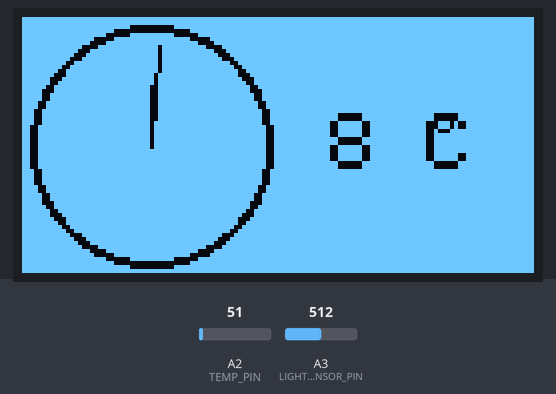
This sketch was run on a simulated Arduino Uno, built with avr-gcc and run on an emulated ATmega328P. Shown: 128×64 one-colour display. The inputs (shaded band) are chosen by the test bench; at power-on: A3 (LIGHT_SENSOR_PIN) = 512, A2 (TEMP_PIN) = 51.

Above: at 1.3 s.
1.4 s: A3 (LIGHT_SENSOR_PIN) set to 716
At 2.0 s:
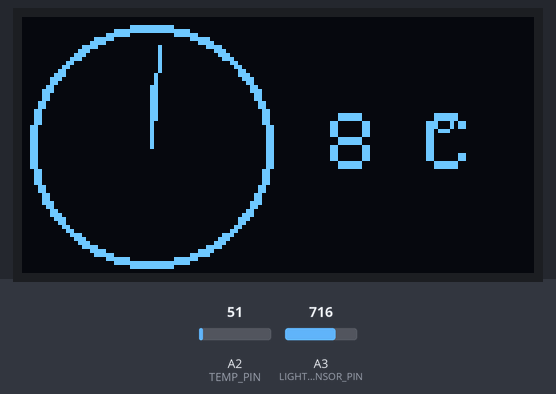
3.6 s: A2 (TEMP_PIN) set to 61
At 5.1 s:
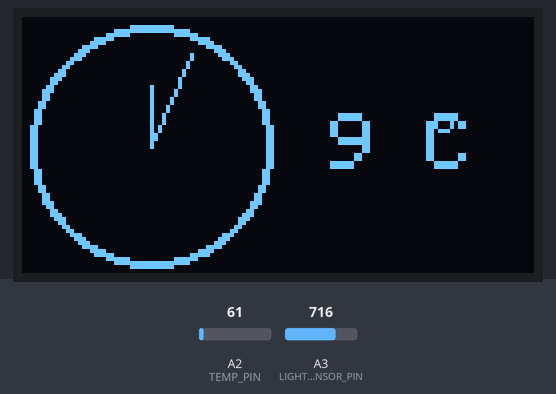
5.8 s: A2 (TEMP_PIN) set to 71
At 7.3 s:
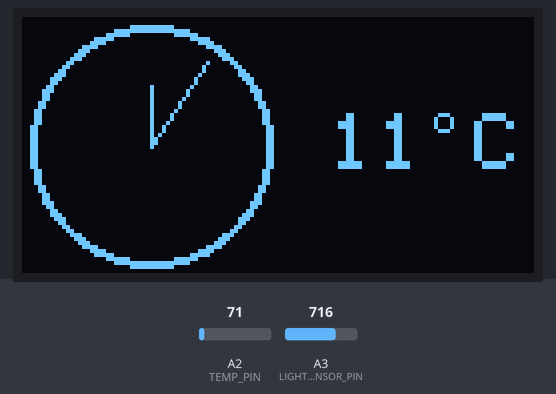
7.9 s: A3 (LIGHT_SENSOR_PIN) set to 511
At 8.5 s:
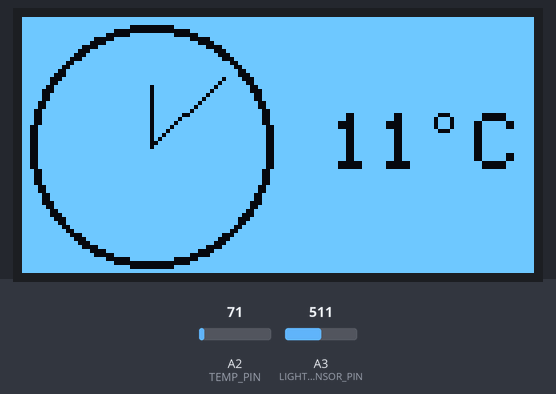
10.6 s: A2 (TEMP_PIN) set to 86
At 12.1 s:
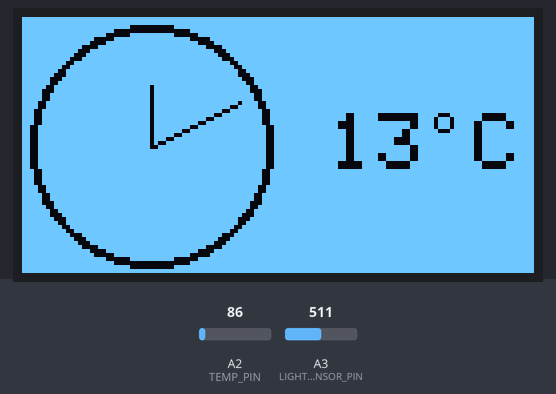
12.7 s: A3 (LIGHT_SENSOR_PIN) set to 900
At 14.0 s:
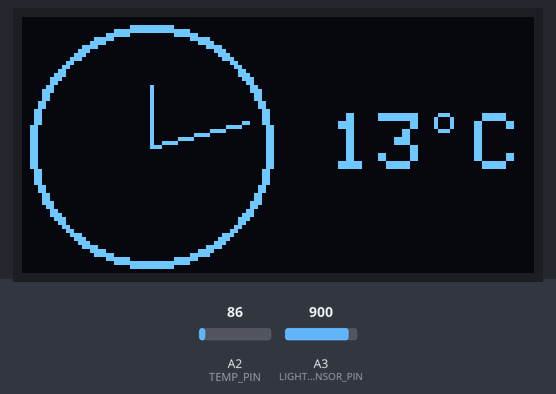
Timing chart, 0 to 15.7 s (numbered marks = the images above; inputs shaded):
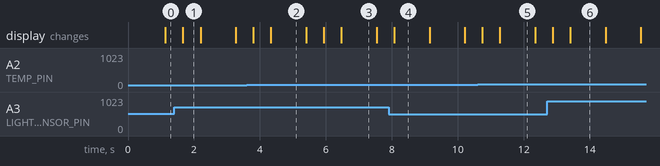

Measured:
- after the input at 1.4 s, the display: changes after 0.26 s (image 1)
- after the input at 12.7 s, the display: first changes after 0.18 s (image 6 shows a later state)
- what the display in image 1 shows lasts 0.5 s, from 1.7 s to 2.2 s
- what the display in image 2 shows lasts 1.1 s, from 4.3 s to 5.4 s

The sketch:

BT_watch.ino
```cpp
#include <Adafruit_SSD1306.h>

// screen

#define PIXEL_WIDTH 128
#define WIDTH_CENTER 64

#define PIXEL_HEIGHT 64
#define HEIGHT_CENTER 32

// hours

#define HOURS_POS_X 32
#define HOURS_POS_Y 32

#define CICLE_OUT_RADIUS 30
#define CICLE_IN_RADIUS 28

#define SECONDS_RADIUS 25
#define MINUTES_RADIUS 15
#define HOURS_RADIUS 10


// temp

#define TEMP_PIN 2
#define TEMP_HEIGHT 24
#define TEMP_WIDTH 77

// oled screen

#define PIN_RESET_OLED -1
#define ADDR_I2C 0x3C

#define TAILLE_POLICE 2

#define COLOR_WHITE SSD1306_WHITE
#define COLOR_BLACK SSD1306_BLACK

#define TIMESTAMP_BUFFER_LENGHT 4

#define DELAY 500

// text message display

#define TEXT_MAX_LENGHT 40

#define TEXT_DISPLAY_DURATION 3000

// light sensor

#define LIGHT_SENSOR_PIN 3

#define LIGHT_SENSIBILITY 716 // 70 * 1024 / 100


#include <SoftwareSerial.h>
#define rxPin 11 // Broche 11 en tant que RX, à raccorder sur TX du HC-05
#define txPin 10 // Broche 10 en tant que TX, à raccorder sur RX du HC-05


// global var

SoftwareSerial mySerial(rxPin, txPin);

Adafruit_SSD1306 ecranOLED(PIXEL_WIDTH, PIXEL_HEIGHT, & Wire, PIN_RESET_OLED);

char message[TEXT_MAX_LENGHT];

unsigned long  start_timestamp = 0;

unsigned short timestamp = 0;

unsigned short printMessageDeltaTime = 0;


// fuction

float fastCos(unsigned char val) {

  float cosArray[16] = {
    0.0, 0.10452846326765346, 0.20791169081775923, 0.30901699437494745, 0.4067366430758004, 0.5000000000000001, 0.5877852522924731, 0.6691306063588582, 0.7431448254773942, 0.8090169943749475, 0.8660254037844387, 0.9135454576426009, 0.9510565162951535, 0.9781476007338057, 0.9945218953682733, 1.0
  }; // calculated float for cos

  if (val <= 15) {
    return cosArray[val];
  }

  if (val <= 30) {
    return cosArray[30 - val];
  }

  if (val <= 45) {
    return -cosArray[val - 30];
  }

  return  -cosArray[60 - val];
}

float fastSin(unsigned char val) {
  return fastCos((val + 15) % 60);
}

void showClockTime(void) {

  unsigned long tmp = millis() / 1000 - start_timestamp + timestamp; // timestamp in seconds

  unsigned char seconds_ch = tmp % 60;
  tmp /= 60;
  unsigned char minutes_ch = (tmp) % 60;
  tmp /= 60;
  unsigned char hours_ch = (tmp) % 24;


  ecranOLED.fillCircle(HOURS_POS_X, HOURS_POS_Y, CICLE_OUT_RADIUS, COLOR_WHITE); // clock circle
  ecranOLED.fillCircle(HOURS_POS_X, HOURS_POS_Y, CICLE_IN_RADIUS, COLOR_BLACK);

  unsigned char x, y; // position x and y

  x = HOURS_POS_X + fastCos(seconds_ch) * SECONDS_RADIUS;
  y = HOURS_POS_Y - fastSin(seconds_ch) * SECONDS_RADIUS;
  ecranOLED.drawLine(HOURS_POS_X, HOURS_POS_Y, x, y, COLOR_WHITE); // draw seconds

  x = HOURS_POS_X + fastCos(minutes_ch) * MINUTES_RADIUS;
  y = HOURS_POS_Y - fastSin(minutes_ch) * MINUTES_RADIUS;
  ecranOLED.drawLine(HOURS_POS_X, HOURS_POS_Y, x, y, COLOR_WHITE); // draw minutes


  hours_ch = (hours_ch % 12) * 5;
  x = HOURS_POS_X + fastCos(hours_ch) * HOURS_RADIUS;
  y = HOURS_POS_Y - fastSin(hours_ch) * HOURS_RADIUS;
  ecranOLED.drawLine(HOURS_POS_X, HOURS_POS_Y, x, y, COLOR_WHITE); // draw hours

}


void update_timestamp(void) {

  if (mySerial.available() > TIMESTAMP_BUFFER_LENGHT) {

  timestamp = 0;
  unsigned short val = 1000;

  for (int i = 0; i < TIMESTAMP_BUFFER_LENGHT; i++) {
     timestamp += val * (mySerial.read() - '0');
     val /= 10;
  }

  timestamp *= 10;
  start_timestamp = (millis() / 1000);
  start_timestamp -= start_timestamp % 60;
  }

}


void getMessage(void) {

  unsigned char letters = mySerial.available() - 1;


  if (letters <= 0) {
    return;
  }

  if (letters > TEXT_MAX_LENGHT) {
    letters = TEXT_MAX_LENGHT;
  }


  for (int i = 0; i < letters; i++) {
    *(message + i) = (char) mySerial.read();
  }

  if (mySerial.available() > 0) {

    for (int i = TEXT_MAX_LENGHT - 3; i < TEXT_MAX_LENGHT; i++) {

      *(message + i) = '.';
    }

    while (mySerial.available() > 0) {
      mySerial.read();
    }
  }


  *(message + letters) = 0;

  printMessageDeltaTime = TEXT_DISPLAY_DURATION;
}


void drawMessage(void) {

  if (printMessageDeltaTime > 0) {

    ecranOLED.setCursor(0, 0);
    ecranOLED.setTextColor(COLOR_BLACK, COLOR_WHITE);

    ecranOLED.print(message);

    printMessageDeltaTime -= DELAY;
  }

}


void show_temp() {

    float temp = analogRead(TEMP_PIN);
    temp *= 5000 / 1023;
    temp /= 10;
    temp /= 3.127;
    temp += 2;

    unsigned char final_temp = (int) temp % 99;

    ecranOLED.setCursor(TEMP_WIDTH, TEMP_HEIGHT);
    ecranOLED.setTextColor(COLOR_WHITE, COLOR_BLACK);
    ecranOLED.print(final_temp);
    ecranOLED.print(" C");
    ecranOLED.drawCircle(105, 26, 2, COLOR_WHITE);

  }

void setScreenColor() {
  if (analogRead(LIGHT_SENSOR_PIN) < LIGHT_SENSIBILITY) {
    ecranOLED.invertDisplay(1);
  } else {
    ecranOLED.invertDisplay(0);
  }
}

// main functions

void setup() {

  while(!ecranOLED.begin(SSD1306_SWITCHCAPVCC, ADDR_I2C)); // loop if no screen

  ecranOLED.setTextSize(TAILLE_POLICE);    // define var for text
  ecranOLED.setTextColor(COLOR_WHITE, COLOR_BLACK);

  pinMode(LIGHT_SENSOR_PIN, INPUT);
  pinMode(TEMP_PIN, INPUT);

  pinMode(rxPin, INPUT);
  mySerial.begin(9600);
  pinMode(txPin, OUTPUT);
  Serial.begin(9600); // only for debug

}


void loop(void) {
  ecranOLED.clearDisplay();

  showClockTime();

  show_temp();


  if (mySerial.available()) {
    update_timestamp();
    getMessage();
  }

  drawMessage();

  setScreenColor();
  ecranOLED.display();

  delay(DELAY);
}
```
